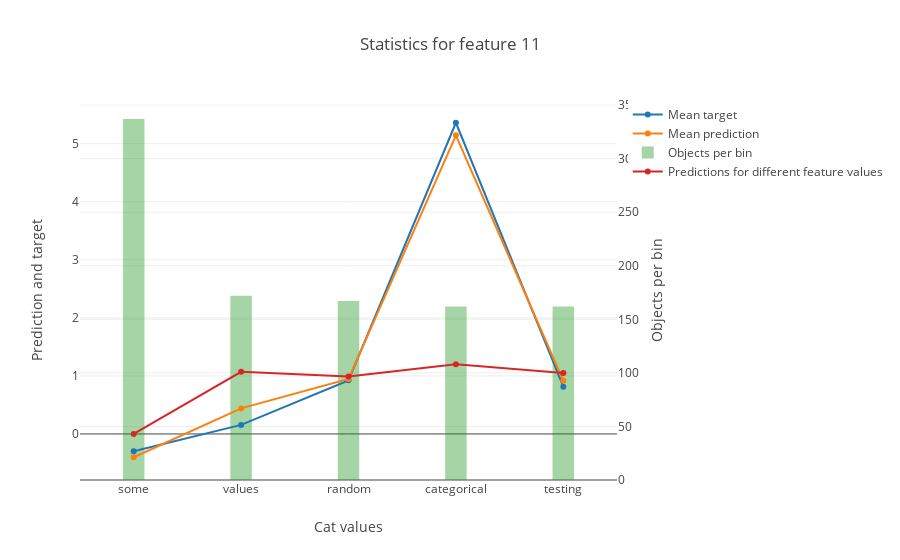

Here is the notebook cell this chart was saved with:
### Markdown cell above
#### One-Hot feature

### Code cell
feature_num = 'CatColumn_2'
res = model.get_binarized_statistics(X, y, feature_num, cat_feature_values=cat_values_2, plot=True)

### Figure 1 — Plotly figure (JSON) as saved in the notebook; plotly's stock layout.template omitted (floating-point values rounded to 4 significant figures)
{"data": [{"mode": "lines+markers", "name": "Mean target", "type": "scatter", "uid": "abc65d8b-bbb0-4e1a-8a0e-6c2ab9a0af41", "xaxis": "x", "y": [-0.2985, 0.1557, 0.9232, 5.361, 0.8138], "yaxis": "y"}, {"mode": "lines+markers", "name": "Mean prediction", "type": "scatter", "uid": "4231c6f7-99e0-47d1-bc12-2db5bf39cbce", "xaxis": "x", "y": [-0.4014, 0.4403, 0.9481, 5.143, 0.9161], "yaxis": "y"}, {"marker": {"color": "rgba(30, 150, 30, 0.4)"}, "name": "Objects per bin", "type": "bar", "uid": "737ec7d6-e389-4120-86e3-8e0f733b6740", "width": 0.2, "xaxis": "x", "y": [337, 172, 167, 162, 162], "yaxis": "y2"}, {"mode": "lines+markers", "name": "Predictions for different feature values", "type": "scatter", "uid": "b91704ca-28db-4210-8f35-cd3a43703fdb", "xaxis": "x", "y": [0, 1.071, 0.9917, 1.201, 1.051], "yaxis": "y"}], "layout": {"title": {"text": "Statistics for feature 11"}, "xaxis": {"showticklabels": true, "tickmode": "array", "ticktext": ["some", "values", "random", "categorical", "testing"], "tickvals": [0, 1, 2, 3, 4], "title": {"text": "Cat values"}}, "yaxis": {"overlaying": "y2", "side": "left", "title": {"text": "Prediction and target"}}, "yaxis2": {"position": 1, "side": "right", "title": {"text": "Objects per bin"}}}}
